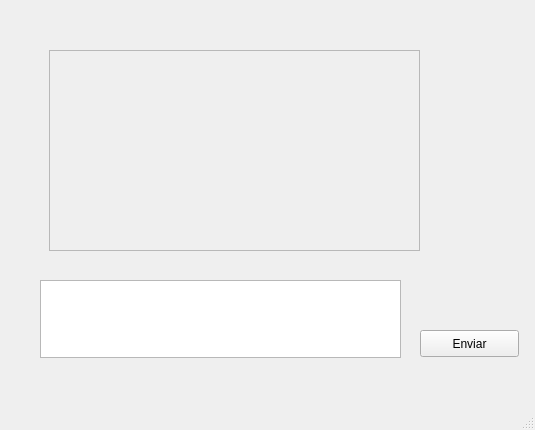
<?xml version="1.0" encoding="UTF-8"?>
<ui version="4.0">
 <class>Chat</class>
 <widget class="QMainWindow" name="Chat">
  <property name="geometry">
   <rect>
    <x>0</x>
    <y>0</y>
    <width>535</width>
    <height>430</height>
   </rect>
  </property>
  <property name="windowTitle">
   <string>Chat</string>
  </property>
  <widget class="QWidget" name="centralwidget">
   <widget class="QPushButton" name="pushButton">
    <property name="geometry">
     <rect>
      <x>420</x>
      <y>330</y>
      <width>99</width>
      <height>27</height>
     </rect>
    </property>
    <property name="text">
     <string>Enviar</string>
    </property>
   </widget>
   <widget class="QTextEdit" name="textEdit">
    <property name="geometry">
     <rect>
      <x>40</x>
      <y>280</y>
      <width>361</width>
      <height>78</height>
     </rect>
    </property>
   </widget>
   <widget class="QScrollArea" name="scrollArea">
    <property name="geometry">
     <rect>
      <x>49</x>
      <y>50</y>
      <width>371</width>
      <height>201</height>
     </rect>
    </property>
    <property name="widgetResizable">
     <bool>true</bool>
    </property>
    <widget class="QWidget" name="scrollAreaWidgetContents">
     <property name="geometry">
      <rect>
       <x>0</x>
       <y>0</y>
       <width>369</width>
       <height>199</height>
      </rect>
     </property>
    </widget>
   </widget>
  </widget>
  <widget class="QMenuBar" name="menubar">
   <property name="geometry">
    <rect>
     <x>0</x>
     <y>0</y>
     <width>535</width>
     <height>25</height>
    </rect>
   </property>
  </widget>
  <widget class="QStatusBar" name="statusbar"/>
 </widget>
 <resources/>
 <connections/>
</ui>
